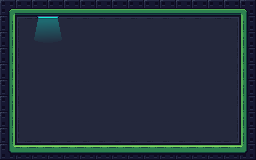

The image is a tile-based game level rendered from a .tmx file. Its description and complete source (layers, tilesets, objects, tile grids) follow:
An orthogonal 16x10 tile map with 16x16 px tiles, 5 tile layers (Background, Ground, Platforms, Spikes, ...) and 33 objects (Spawn, Arrow, Exit).

<map version="1.10" tiledversion="1.12.2" orientation="orthogonal" renderorder="right-down" width="16" height="10" tilewidth="16" tileheight="16" infinite="0" nextlayerid="7" nextobjectid="4">
 <editorsettings>
  <export target="level1.json" format="json" />
 </editorsettings>
 <tileset firstgid="1" name="tileset" tilewidth="16" tileheight="16" tilecount="180" columns="18">
  <image source="tileset.png" width="288" height="160" />
  <tile id="15">
   <objectgroup draworder="index" id="2">
    <object id="1" x="8" y="12" width="8" height="4" />
   </objectgroup>
  </tile>
  <tile id="16">
   <objectgroup draworder="index" id="2">
    <object id="1" x="0" y="12" width="8" height="4" />
   </objectgroup>
  </tile>
  <tile id="32">
   <objectgroup draworder="index" id="2">
    <object id="1" x="0" y="6" width="16" height="10" />
   </objectgroup>
  </tile>
  <tile id="33">
   <objectgroup draworder="index" id="2">
    <object id="1" x="2" y="0" width="14" height="16" />
   </objectgroup>
  </tile>
  <tile id="34">
   <objectgroup draworder="index" id="2">
    <object id="1" x="0" y="0" width="13" height="16" />
   </objectgroup>
  </tile>
  <tile id="66">
   <objectgroup draworder="index" id="2">
    <object id="1" x="0" y="8" width="16" height="8" />
   </objectgroup>
  </tile>
  <tile id="67">
   <objectgroup draworder="index" id="2">
    <object id="1" x="0" y="10" width="16" height="6" />
   </objectgroup>
  </tile>
  <tile id="68">
   <objectgroup draworder="index" id="2">
    <object id="1" x="0" y="10" width="16" height="6" />
   </objectgroup>
  </tile>
  <tile id="69">
   <objectgroup draworder="index" id="2">
    <object id="1" x="0" y="8" width="16" height="8" />
   </objectgroup>
  </tile>
  <tile id="70">
   <objectgroup draworder="index" id="2">
    <object id="1" x="0" y="10" width="16" height="6" />
   </objectgroup>
  </tile>
  <tile id="71">
   <objectgroup draworder="index" id="2">
    <object id="1" x="0" y="10" width="16" height="6" />
   </objectgroup>
  </tile>
  <tile id="75">
   <objectgroup draworder="index" id="2">
    <object id="1" x="5" y="5" width="11" height="11" />
   </objectgroup>
  </tile>
  <tile id="76">
   <objectgroup draworder="index" id="2">
    <object id="1" x="0" y="5" width="16" height="6" />
   </objectgroup>
  </tile>
  <tile id="77">
   <objectgroup draworder="index" id="2">
    <object id="1" x="0" y="5" width="11" height="11" />
   </objectgroup>
  </tile>
  <tile id="93">
   <objectgroup draworder="index" id="2">
    <object id="1" x="5" y="0" width="6" height="16" />
   </objectgroup>
  </tile>
  <tile id="95">
   <objectgroup draworder="index" id="2">
    <object id="1" x="5" y="0" width="6" height="16" />
   </objectgroup>
  </tile>
  <tile id="102">
   <objectgroup draworder="index" id="2">
    <object id="1" x="2" y="0" width="13" height="4" />
   </objectgroup>
  </tile>
  <tile id="111">
   <objectgroup draworder="index" id="2">
    <object id="1" x="5" y="0" width="11" height="11" />
   </objectgroup>
  </tile>
  <tile id="112">
   <objectgroup draworder="index" id="2">
    <object id="1" x="0" y="5" width="16" height="6" />
   </objectgroup>
  </tile>
  <tile id="113">
   <objectgroup draworder="index" id="2">
    <object id="1" x="0" y="0" width="11" height="11" />
   </objectgroup>
  </tile>
  <tile id="126">
   <objectgroup draworder="index" id="2">
    <object id="1" x="0" y="0" width="16" height="13" />
   </objectgroup>
  </tile>
  <tile id="127">
   <objectgroup draworder="index" id="2">
    <object id="1" x="0" y="0" width="16" height="13" />
   </objectgroup>
  </tile>
  <tile id="128">
   <objectgroup draworder="index" id="2">
    <object id="1" x="0" y="0" width="10" height="11" />
   </objectgroup>
  </tile>
  <tile id="129">
   <objectgroup draworder="index" id="2">
    <object id="1" x="6" y="0" width="10" height="11" />
   </objectgroup>
  </tile>
  <tile id="130">
   <objectgroup draworder="index" id="2">
    <object id="1" x="0" y="0" width="16" height="13" />
   </objectgroup>
  </tile>
  <tile id="131">
   <objectgroup draworder="index" id="2">
    <object id="1" x="0" y="0" width="16" height="13" />
   </objectgroup>
  </tile>
  <tile id="138">
   <objectgroup draworder="index" id="2">
    <object id="1" x="2" y="12" width="13" height="4" />
   </objectgroup>
  </tile>
  <tile id="162">
   <objectgroup draworder="index" id="2">
    <object id="1" x="0" y="0" width="16" height="10" />
   </objectgroup>
  </tile>
  <tile id="163">
   <objectgroup draworder="index" id="2">
    <object id="1" x="0" y="0" width="16" height="10" />
   </objectgroup>
  </tile>
  <tile id="164">
   <objectgroup draworder="index" id="2">
    <object id="1" x="0" y="0" width="16" height="10" />
   </objectgroup>
  </tile>
 </tileset>
 <layer id="1" name="Background" width="16" height="10">
  <data encoding="csv">
0,0,0,0,0,0,0,0,0,0,0,0,0,0,0,0,
0,73,74,74,74,74,74,74,74,74,74,74,74,2147483722,2147483721,0,
0,91,92,92,92,92,92,92,92,92,92,92,92,2147483740,2147483739,0,
0,91,92,92,92,92,92,92,92,92,92,92,92,92,2147483739,0,
0,91,92,92,92,92,92,92,92,92,92,92,92,92,2147483739,0,
0,91,92,92,92,92,92,92,92,92,92,92,92,92,2147483739,0,
0,91,92,92,92,92,92,92,92,92,92,92,92,92,2147483739,0,
0,1073741915,1073741916,92,92,92,92,92,92,92,92,92,92,3221225564,3221225563,0,
0,1073741897,1073741898,1073741898,1073741898,1073741898,1073741898,1073741898,1073741898,1073741898,1073741898,1073741898,1073741898,3221225546,3221225545,0,
0,0,0,0,0,0,0,0,0,0,0,0,0,0,0,0
</data>
 </layer>
 <layer id="2" name="Ground" width="16" height="10">
  <data encoding="csv">
19,20,20,20,20,20,20,20,20,20,20,20,20,20,20,21,
37,0,0,0,0,0,0,0,0,0,0,0,0,0,0,39,
37,0,0,0,0,0,0,0,0,0,0,0,0,0,0,39,
37,0,0,0,0,0,0,0,0,0,0,0,0,0,0,39,
37,0,0,0,0,0,0,0,0,0,0,0,0,0,0,39,
37,0,0,0,0,0,0,0,0,0,0,0,0,0,0,39,
37,0,0,0,0,0,0,0,0,0,0,0,0,0,0,39,
37,0,0,0,0,0,0,0,0,0,0,0,0,0,0,39,
37,0,0,0,0,0,0,0,0,0,0,0,0,0,0,39,
55,56,56,56,56,56,56,56,56,56,56,56,56,56,56,57
</data>
 </layer>
 <layer id="6" name="Platforms" width="16" height="10">
  <data encoding="csv">
0,0,0,0,0,0,0,0,0,0,0,0,0,0,0,0,
0,0,0,0,0,0,0,0,0,0,0,0,0,0,0,0,
0,0,0,0,0,0,0,0,0,0,0,0,0,0,0,0,
0,0,0,0,0,0,0,0,0,0,0,0,0,0,0,0,
0,0,0,0,0,0,0,0,0,0,0,0,0,0,0,0,
0,0,0,0,0,0,0,0,0,0,0,0,0,0,0,0,
0,0,0,0,0,0,0,0,0,0,0,0,0,0,0,0,
0,0,0,0,0,0,0,0,0,0,0,0,0,0,0,0,
0,0,0,0,0,0,0,0,0,0,0,0,0,0,0,0,
0,0,0,0,0,0,0,0,0,0,0,0,0,0,0,0
</data>
 </layer>
 <layer id="5" name="Spikes" width="16" height="10">
  <data encoding="csv">
0,0,0,0,0,0,0,0,0,0,0,0,0,0,0,0,
0,0,0,0,0,0,0,0,0,0,0,0,0,0,0,0,
0,0,0,0,0,0,0,0,0,0,0,0,0,0,0,0,
0,0,0,0,0,0,0,0,0,0,0,0,0,0,0,0,
0,0,0,0,0,0,0,0,0,0,0,0,0,0,0,0,
0,0,0,0,0,0,0,0,0,0,0,0,0,0,0,0,
0,0,0,0,0,0,0,0,0,0,0,0,0,0,0,0,
0,0,0,0,0,0,0,0,0,0,0,0,0,0,0,0,
0,0,0,0,0,0,0,0,0,0,0,0,0,0,0,0,
0,0,0,0,0,0,0,0,0,0,0,0,0,0,0,0
</data>
 </layer>
 <layer id="4" name="Foreground" width="16" height="10">
  <data encoding="csv">
0,0,0,0,0,0,0,0,0,0,0,0,0,0,0,0,
0,0,31,32,0,0,0,0,0,0,0,0,0,0,0,0,
0,0,49,50,0,0,0,0,0,0,0,0,0,0,0,0,
0,0,0,0,0,0,0,0,0,0,0,0,0,0,0,0,
0,0,0,0,0,0,0,0,0,0,0,0,0,0,0,0,
0,0,0,0,0,0,0,0,0,0,0,0,0,0,0,0,
0,0,0,0,0,0,0,0,0,0,0,0,0,0,0,0,
0,0,0,0,0,0,0,0,0,0,0,0,0,0,0,0,
0,0,0,0,0,0,0,0,0,0,0,0,0,0,0,0,
0,0,0,0,0,0,0,0,0,0,0,0,0,0,0,0
</data>
 </layer>
 <objectgroup id="3" name="Objects">
  <object id="1" name="Spawn" x="48" y="136">
   <point />
  </object>
  <object id="3" name="Up" type="Arrow" x="208" y="136" rotation="-180">
   <point />
  </object>
  <object id="2" name="Exit" x="48" y="26" rotation="-180">
   <point />
  </object>
 </objectgroup>
</map>
